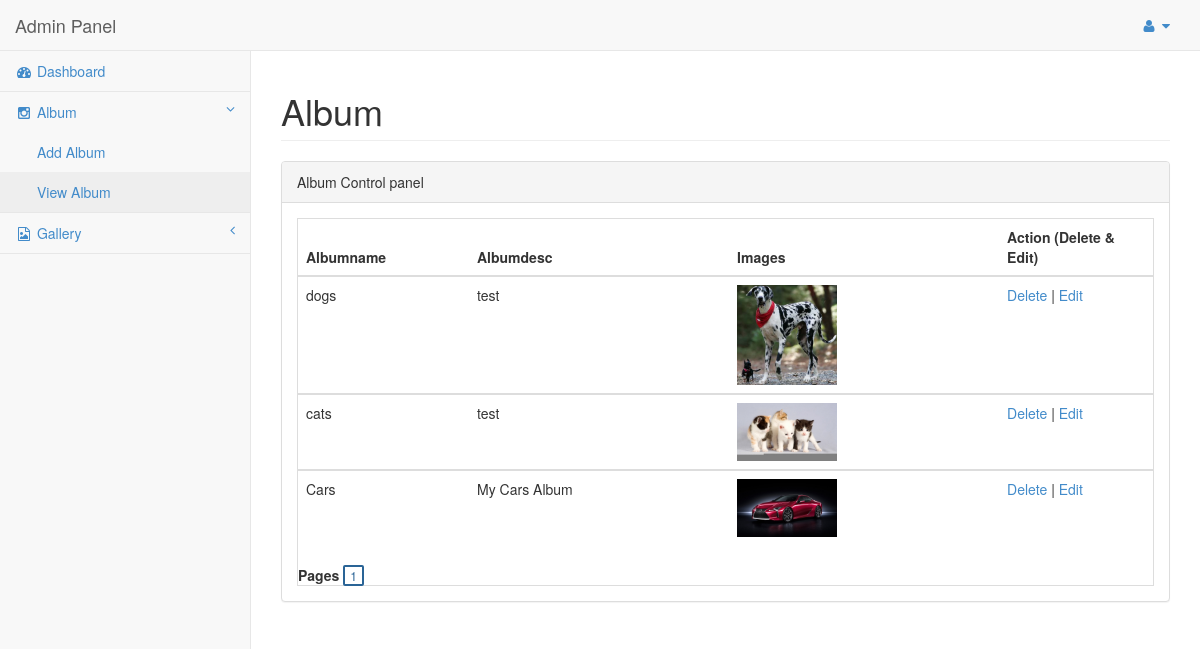
The page /admin/viewallalbums.php (signed in) on the database its author committed.
### tables this page shows
CREATE TABLE `tbl_album` (
  `albumid` int(10) NOT NULL,
  `name` varchar(500) NOT NULL,
  `adesc` varchar(1000) NOT NULL,
  `image` varchar(500) NOT NULL,
  `date` datetime NOT NULL,
  `status` varchar(10) NOT NULL
);

### admin/viewallalbums.php (the view, shortened to what this page needs)
<?php session_start();
if(isset($_SESSION['uname']))
{
?>
<?php include "header1.php"; ?>
<?php include "menu/amenu2.php"; ?>
<div id="page-wrapper">
            <div class="row">
                <div class="col-lg-12">
                    <h1 class="page-header"> Album</h1>
                </div>
            </div>
            <div class="row">
                <div class="col-lg-12">
                    <div class="panel panel-default">
                        <div class="panel-heading">
                        Album Control panel
                        </div>
                        <div class="panel-body">
                           <div class="table-responsive table-bordered">
                           <?php
include"connect.php";
if (isset($_GET["page"])) { $page = $_GET["page"]; } else { $page=1; };
$start_from = ($page-1) * 20;
$sql = "select * from tbl_album where status='process' ORDER BY albumid DESC LIMIT $start_from, 20";
$rs_result = mysqli_query ($con,$sql);
?>
                                <table class="table">
<thead>
                                        <tr>
                                            <th width="20%">Albumname</th>
                                                                                       <th>Albumdesc</th>
                                            <th>Images</th>
											<th colspan=2 width="18%">Action (Delete & Edit)</th>
                                        </tr>
                                    </thead>
<?php
while ($row = mysqli_fetch_assoc($rs_result)) {
?>
<tbody>
                                        <tr>
                                            <td> <?php echo $row["name"]; ?> </td>
                                                                                        <td><?php echo $row["adesc"]; ?></td>
                                            <td><a href='achangeimage.php?key0=<?php echo  $row["albumid"];?>'><img src="acatch/<?php echo $row["image"]; ?>"  width="100px"/></a></td>
                                           <td><a href='albumdelete.php?key1=<?php echo $row["albumid"]; ?>'>Delete</a> | <a href = 'editalbum.php?key0=<?php echo $row["albumid"]; ?> &key1=<?php echo $row["name"]; ?> &key2=<?php echo $row["adesc"]; ?>&key3=<?php echo $row["image"]; ?> '>Edit</a>
                                        </tr>
										</tbody>
<?php
};
?>
</table>
<strong>Pages  </strong>
<?php
$sql = "SELECT COUNT(name) FROM tbl_album";
$rs_result = mysqli_query($con,$sql);
$row = mysqli_fetch_row($rs_result);
$total_records = $row[0];
$total_pages = ceil($total_records / 20);
for ($i=1; $i<=$total_pages; $i++) {
echo "<a href='viewallalbums.php?page=".$i."' class='navigation_item selected_navigation_item'>".$i."</a> ";
};
?>
                                </div>
                                </div>
                            </div>
                        </div>
                    </div>
                </div>
            </div>
<?php
}
else
{
header("location:login.php");
}
?>
</body>
</html>

### admin/css/sb-admin-2.css (style rules this page uses)
body { background-color: #f8f8f8; }
#page-wrapper { padding: 0 15px; min-height: 568px; background-color: #fff; }
@media (min-width:768px) { #page-wrapper { position: inherit; margin: 0 0 0 250px; padding: 0 30px; border-left: 1px solid #e7e7e7; } }

### admin/viewallalbums.php (style rules this page uses)
.navigation_item { padding: 0px 5px; background: #fff; text-decoration: none; color: #e3e3e3 !important; font-size: 12px; border: 2px solid #e3e3e3; border-radius: 1px; -webkit-transition: all 0.2s linear; -moz-transition: all 0.2s linear; -ms-transition: all 0.2s linear; -o-transition: all 0.2s linear; }
.navigation_item:hover,.selected_navigation_item { border: 2px solid #2A6496; border-radius: 2px; color: #2A6496 !important; background: #fff; }

### rows shown on the page
tbl_album: name "dogs", adesc "test", image (picture)
tbl_album: name "cats", adesc "test", image (picture)
tbl_album: name "Cars", adesc "My Cars Album", image (picture)
